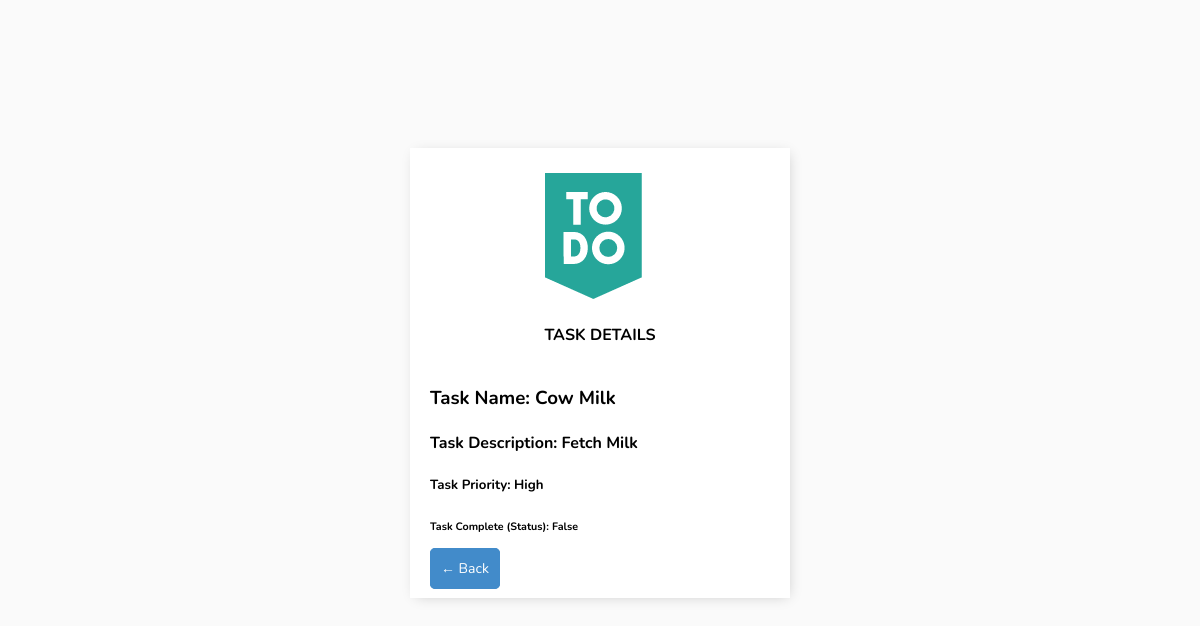
Page /task/13/ (signed in) on the earlier database version.
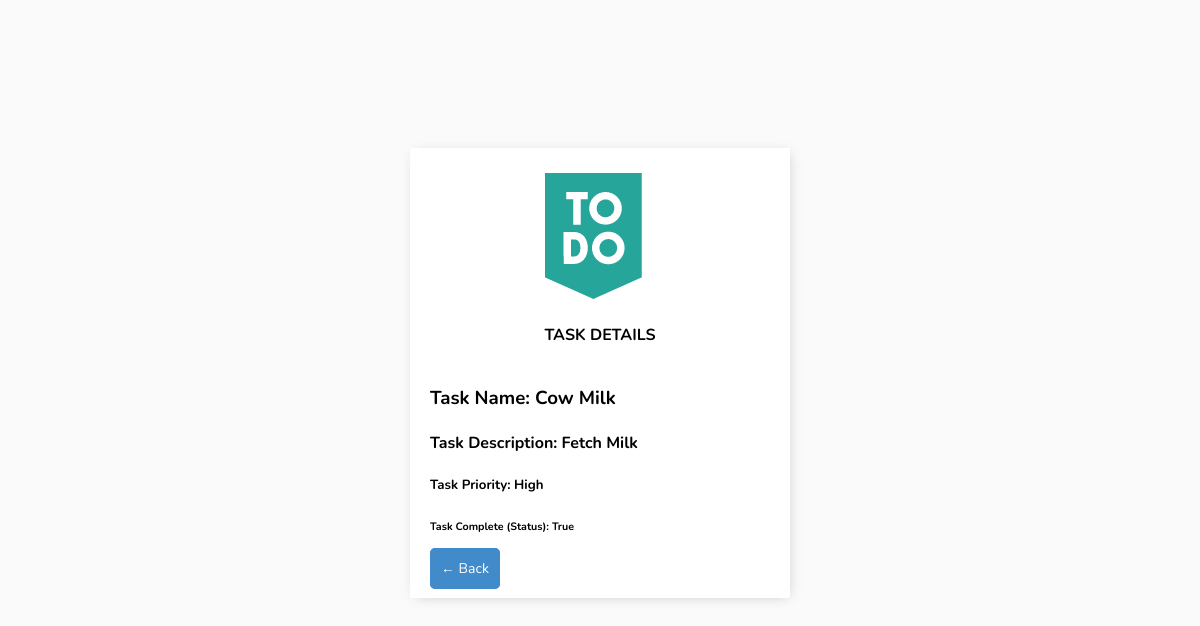
Same page on the later database version.
### useend/models.py (models this page shows)
class Task(models.Model):
    PRIORITY_LIST = (
    ('High', 'High'),
    ('Medium', 'Medium'),
    ('Low','Low')
    )
    user = models.ForeignKey(User,on_delete=models.CASCADE,null=True,blank=True)
    title = models.CharField(max_length=250)
    priority = models.CharField(max_length=20)
    description = models.CharField(max_length=250,null=False,blank=False)
    complete = models.BooleanField(default=False)
    when_created = models.DateTimeField(auto_now_add=True)
    def __str__(self):
        return self.title
    class Meta:
        ordering = ['priority']

### useend/views.py (the view)
# urls.py: path('task/<int:pk>/', TaskDetail.as_view(), name='task'),
class TaskDetail(LoginRequiredMixin,DetailView):
    model = Task
    context_object_name = 'taskDetail'
    template_name = 'useend/task.html'

### useend/templates/useend/task.html
{% extends 'useend/registerTemplate.html'%}
{% load static %}
{% block content %}
<div class="header-bar">
     <img src="{% static 'assets/to-do2.png' %}">
</div>
<div class="taskDetailsHead">TASK DETAILS</div>
<div class="card-body">
    <h3 class="boldText">Task Name: {{taskDetail}} </h3>
    <h4 class="boldText">Task Description: {{taskDetail.description}} </h4>
    <h5 class="boldText">Task Priority: {{taskDetail.priority}} </h5>
    <h6 class="boldText">Task Complete (Status): {{taskDetail.complete}} </h6>
    <a class="button" href="{% url 'tasks' %}">&#8592; Back</a>
</div>
{% endblock content %}

Differences in the rows shown:
changed Task "Cow Milk": complete "False" → "True"
